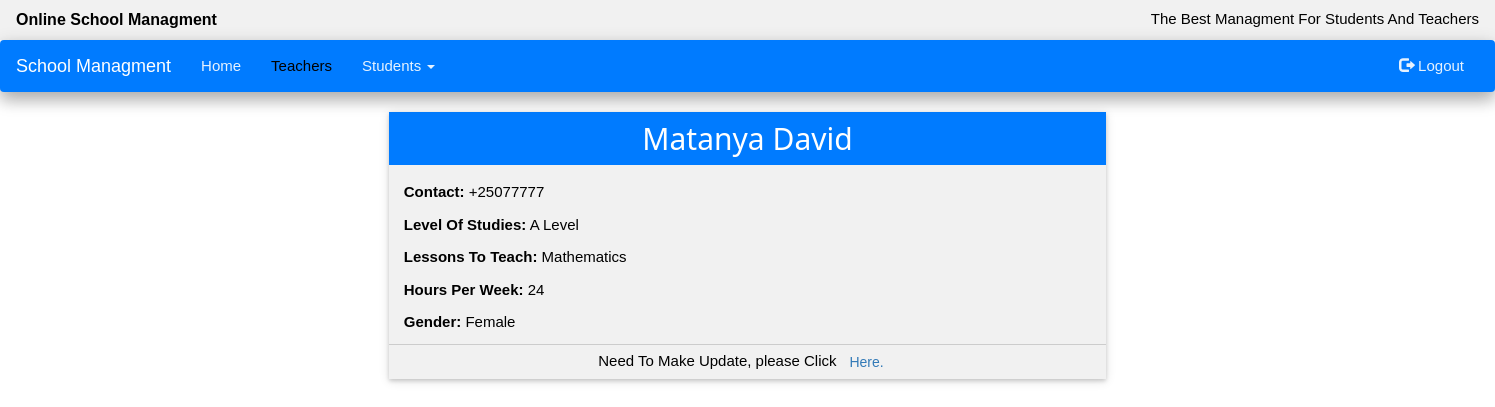
Screenshot of /desc.php?id=1 with the database file from the repository.
### tables this page shows
CREATE TABLE `teachers` (
  `id` int(100) NOT NULL,
  `name` varchar(100) NOT NULL,
  `contact` varchar(100) NOT NULL,
  `level` varchar(255) NOT NULL,
  `lesson` varchar(255) NOT NULL,
  `hours` varchar(255) NOT NULL,
  `sex` varchar(100) NOT NULL
);

### desc.php (the view, shortened to what this page needs)
<?php include 'conn.php';
$id=$_GET['id'];
	$select=$conn->query("SELECT * FROM teachers WHERE id='$id'");
 ?>
<!DOCTYPE html>
<html>
<head>
  <link rel="stylesheet" href="bootstrap/css/bootstrap.css">
  <link rel="stylesheet" type="text/css" href="css/w3.css">
    <link rel="stylesheet" type="text/css" href="font-awesome/css/font-awesome.min.css">
</head>
<body>
<?php include 'header.php'; ?>
<div class="col-md-3"></div>
<div class="col-md-6">
<div class="w3-card-2 w3-light-grey">
	<?php while ($row=$select->fetch_assoc()) {	?>
	<header class="w3-container bg-blue text-center"><h2><?=$row['name'] ?></h2></header>
	<div class=" container w3-margin-top" style="text-transform: capitalize;">
		<p>
		<span><b>Contact:</b> <?=$row['contact'] ?></span>
	</p>
		<p>
		<span><b>Level Of Studies:</b> <?=$row['level'] ?></span>
	</p>
		<p>
		<span><b>Lessons To teach:</b> <?=$row['lesson'] ?></span>
	</p>
		<p>
		<span><b>Hours per week:</b> <?=$row['hours'] ?></span>
	</p>
		<p>
		<span><b>gender:</b> <?=$row['sex'] ?></span>
	</p>
	</div>
		<footer class="w3-border-top w3-container text-center">Need To Make Update, please Click<a href="update.php?action=update&id=<?=$row['id'] ?>" class="btn btn-link">Here.</a></footer>
		<?php } ?>
</div>
</div>
</body>
</html>

### css/w3.css (style rules this page uses)
html { -ms-text-size-adjust:100%;-webkit-text-size-adjust:100% }
body { margin:0 }
article,aside,details,figcaption,figure,footer,header,hgroup,main,menu,nav,section,summary { display:block }
a { -webkit-tap-highlight-color:transparent;background-color:transparent }
b,strong { font-weight:bold }
html,body { font-family:Verdana,sans-serif;font-size:15px;line-height:1.5 }
h1,h2,h3,h4,h5,h6,.w3-slim,.w3-wide { font-family:"Segoe UI",Arial,sans-serif }
h2 { font-size:30px }
h1,h2,h3,h4,h5,h6 { font-weight:400;margin:10px 0 }
a { color:inherit }
.w3-container:after,.w3-row:after,.w3-row-padding:after,.w3-topnav:after,.w3-clear:after,.w3-btn-group:before,.w3-btn-group:after { content:"";display:table;clear:both }
.w3-border-top { border-top:1px solid #ccc !important }
.w3-margin-top { margin-top:16px !important }
.w3-container { padding:0.01em 16px }
.w3-card-2,.w3-example { box-shadow:0 2px 4px 0 rgba(0,0,0,0.16),0 2px 10px 0 rgba(0,0,0,0.12) !important }
.w3-light-grey,.w3-hover-light-grey:hover { color:#000 !important;background-color:#f1f1f1 !important }

### rows the page displays
teachers: name "Matanya David", contact "+25077777", level "A Level", lesson "Mathematics", hours "24", sex "Female"
